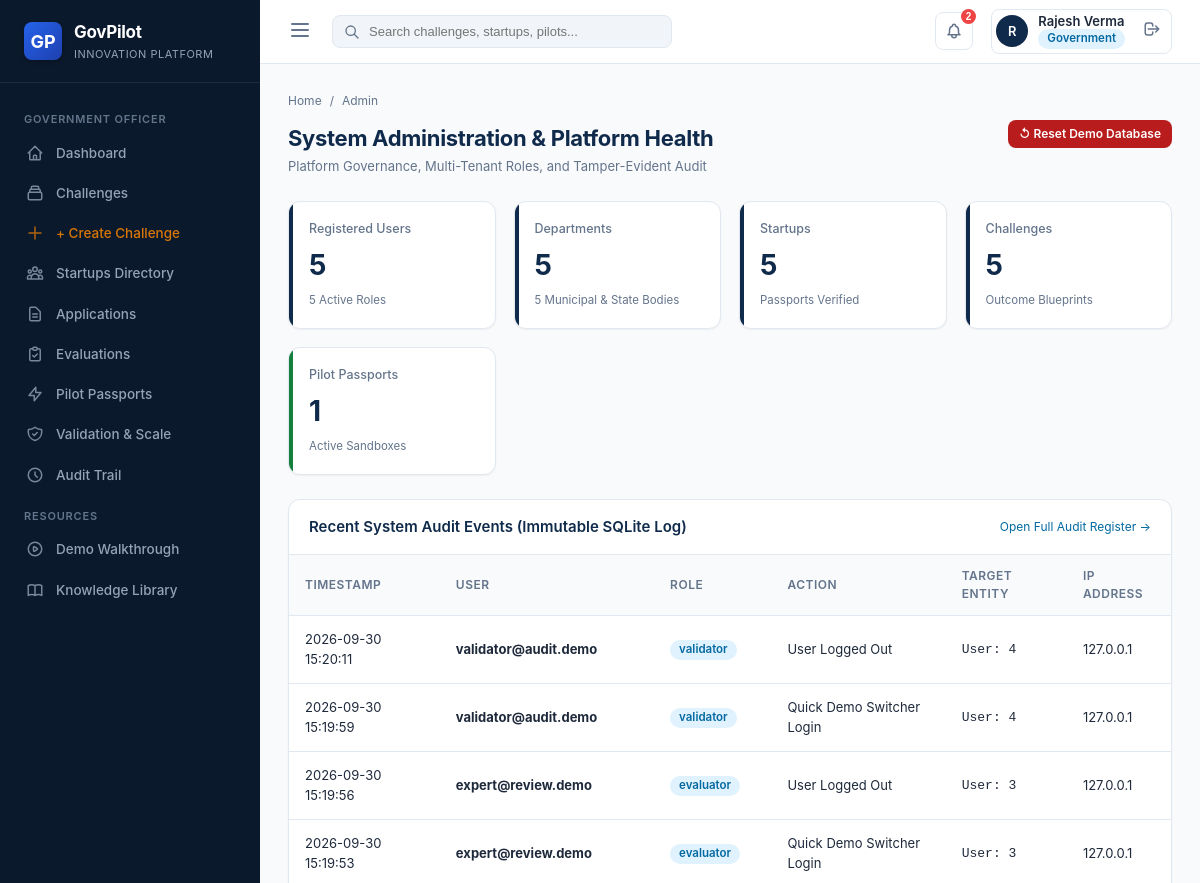
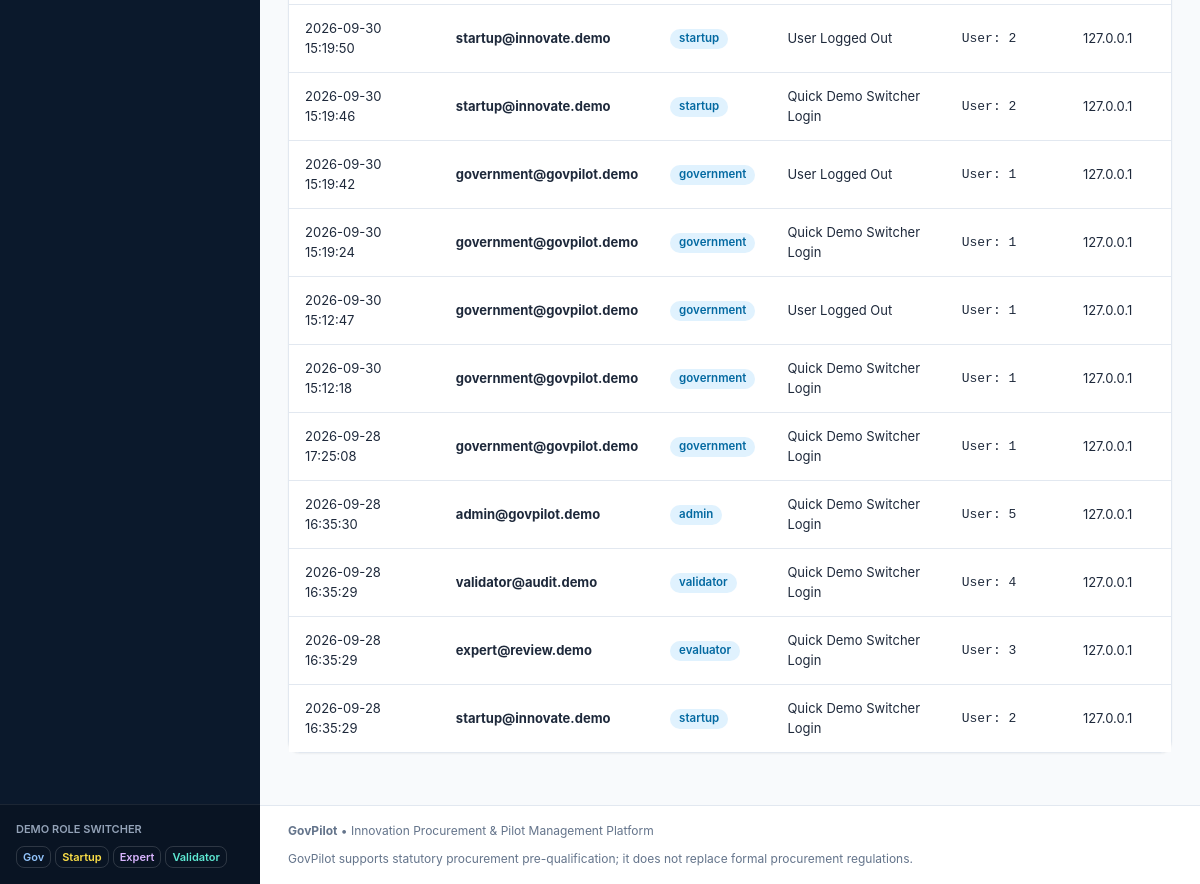
The page /dashboard/admin (signed in) on the database as committed earlier (2 pictures, top to bottom).
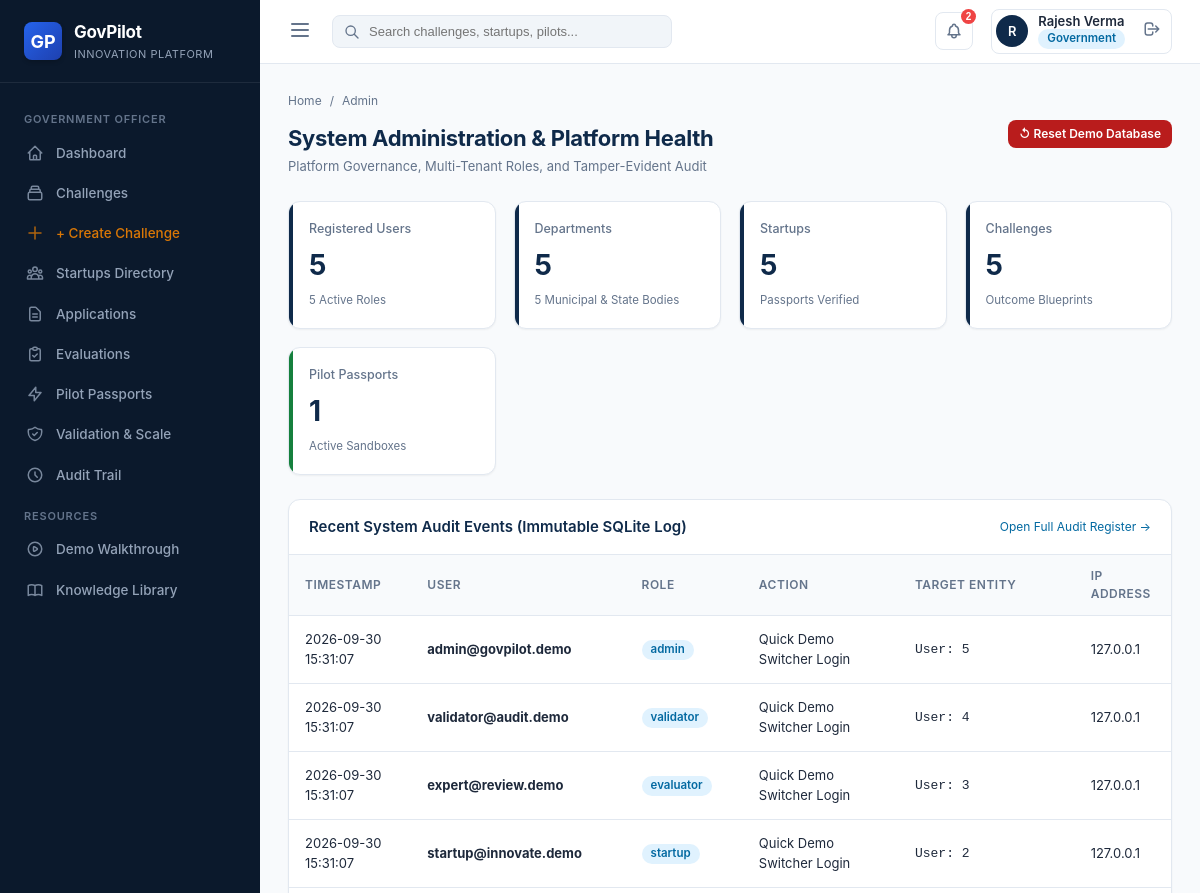
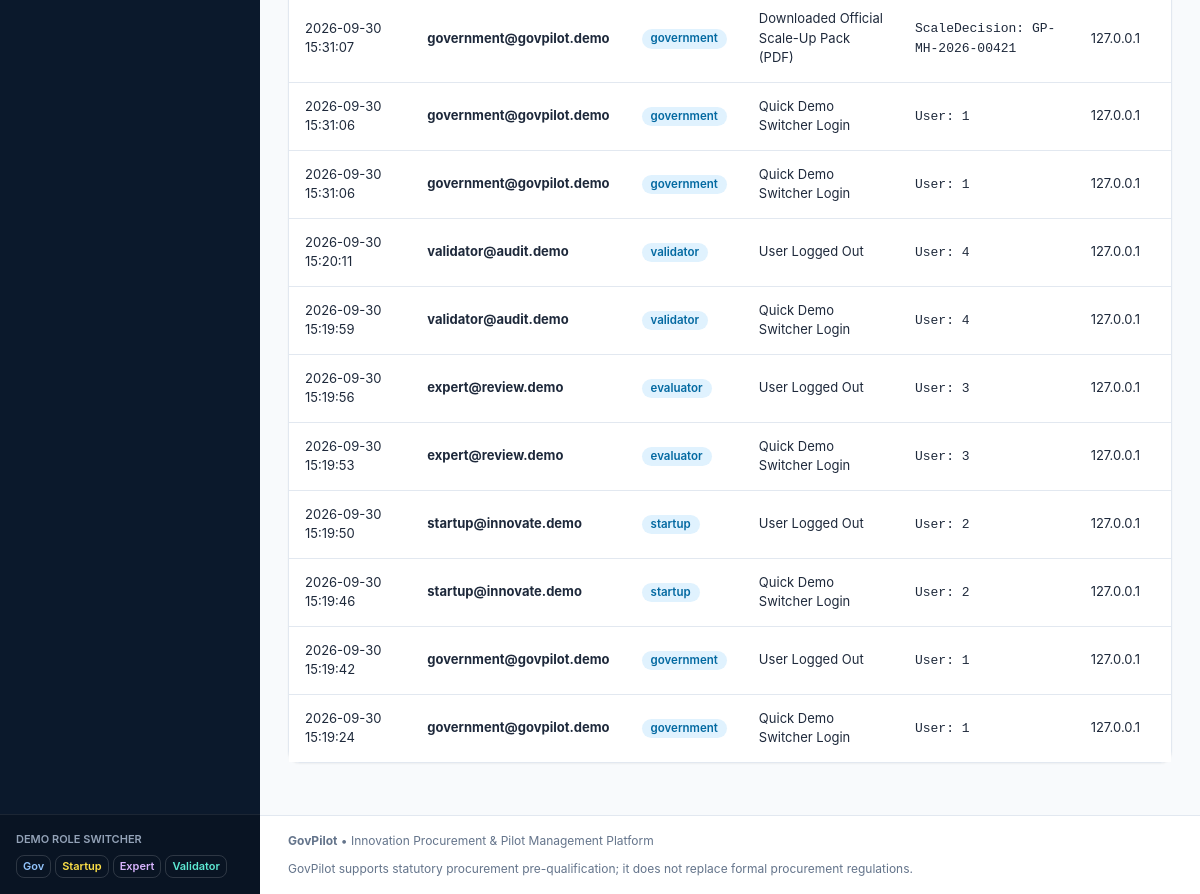
The same page on the database as committed later (2 pictures, top to bottom).
### models/audit.py (models this page shows, shortened)
class AuditEvent(db.Model):
    __tablename__ = 'audit_events'
    id = db.Column(db.Integer, primary_key=True)
    timestamp = db.Column(db.DateTime, default=datetime.utcnow, nullable=False, index=True)
    user_id = db.Column(db.Integer, db.ForeignKey('users.id'), nullable=True)
    user_email = db.Column(db.String(120))
    user_role = db.Column(db.String(50))
    action = db.Column(db.String(150), nullable=False) # e.g. "Published Challenge", "Submitted Proposal", "Recorded Evaluation"
    entity_type = db.Column(db.String(100), nullable=False) # "Challenge", "Application", "Evaluation", "Pilot", "Milestone", "ScaleDecision"
    entity_id = db.Column(db.String(100)) # e.g. "CH-TRANS-2026-001" or pilot ID
    ip_address = db.Column(db.String(50), default='127.0.0.1')
    details = db.Column(db.Text)
    user = db.relationship('User', foreign_keys=[user_id])

### routes/dashboard_routes.py (the view)
@dashboard_bp.route('/dashboard/admin')
@login_required
def admin_dashboard():
    total_users = User.query.count()
    total_departments = Department.query.count()
    total_startups = Startup.query.count()
    total_challenges = Challenge.query.count()
    total_pilots = Pilot.query.count()
    recent_logs = AuditEvent.query.order_by(AuditEvent.timestamp.desc()).limit(15).all()
    return render_template(
        'dashboards/admin_dashboard.html',
        total_users=total_users,
        total_departments=total_departments,
        total_startups=total_startups,
        total_challenges=total_challenges,
        total_pilots=total_pilots,
        recent_logs=recent_logs
    )

### models/user.py (called while the page is built)
@login_manager.user_loader
def load_user(user_id):
    return User.query.get(int(user_id))

    @property
    def is_government(self):
        return self.role == 'government'

    def get_role_badge_class(self):
        mapping = {
            'government': 'badge-gov',
            'startup': 'badge-startup',
            'evaluator': 'badge-evaluator',
            'validator': 'badge-validator',
            'admin': 'badge-admin'
        }
        return mapping.get(self.role, 'badge-secondary')

### templates/dashboards/admin_dashboard.html (shortened to what this page needs)
{% extends "base.html" %}
{% block content %}
<div class="page-header">
  <div>
    <div class="breadcrumb-trail">
      <a href="{{ url_for('dashboard.admin_dashboard') }}">Home</a>
      <span>/</span>
      <span>Admin</span>
    </div>
    <h1 class="page-title">System Administration & Platform Health</h1>
    <p class="page-subtitle">Platform Governance, Multi-Tenant Roles, and Tamper-Evident Audit</p>
  </div>
  <div style="display: flex; gap: 10px;">
    <a href="{{ url_for('main.reset_demo') }}" class="btn btn-danger btn-sm" onclick="return confirm('Are you sure you want to re-seed demo data to default initial state?');">
      ↺ Reset Demo Database
    </a>
  </div>
</div>
<div class="kpi-grid">
  <div class="kpi-card">
    <div class="kpi-label">Registered Users</div>
    <div class="kpi-value">{{ total_users }}</div>
    <div class="kpi-subtext">5 Active Roles</div>
  </div>
  <div class="kpi-card">
    <div class="kpi-label">Departments</div>
    <div class="kpi-value">{{ total_departments }}</div>
    <div class="kpi-subtext">5 Municipal & State Bodies</div>
  </div>
  <div class="kpi-card">
    <div class="kpi-label">Startups</div>
    <div class="kpi-value">{{ total_startups }}</div>
    <div class="kpi-subtext">Passports Verified</div>
  </div>
  <div class="kpi-card">
    <div class="kpi-label">Challenges</div>
    <div class="kpi-value">{{ total_challenges }}</div>
    <div class="kpi-subtext">Outcome Blueprints</div>
  </div>
  <div class="kpi-card accent-scale">
    <div class="kpi-label">Pilot Passports</div>
    <div class="kpi-value">{{ total_pilots }}</div>
    <div class="kpi-subtext">Active Sandboxes</div>
  </div>
</div>
<div class="gp-card">
  <div class="gp-card-header">
    <span class="gp-card-title">Recent System Audit Events (Immutable SQLite Log)</span>
    <a href="{{ url_for('admin.audit_logs') }}" style="font-size: 12px; color: var(--info);">Open Full Audit Register →</a>
  </div>
  <div class="gp-table-container" style="border:none; border-radius:0;">
    <table class="gp-table">
      <thead>
        <tr>
          <th>Timestamp</th>
          <th>User</th>
          <th>Role</th>
          <th>Action</th>
          <th>Target Entity</th>
          <th>IP Address</th>
        </tr>
      </thead>
      <tbody>
        {% for log in recent_logs %}
        <tr>
          <td>{{ log.timestamp.strftime('%Y-%m-%d %H:%M:%S') }}</td>
          <td><strong>{{ log.user_email }}</strong></td>
          <td><span class="badge badge-gov">{{ log.user_role }}</span></td>
          <td>{{ log.action }}</td>
          <td><code>{{ log.entity_type }}: {{ log.entity_id or '' }}</code></td>
          <td>{{ log.ip_address }}</td>
        </tr>
        {% endfor %}
      </tbody>
    </table>
  </div>
</div>
{% endblock %}

Rows that differ between the two databases and show on the page:
no longer on this page (row unchanged): AuditEvent: timestamp "2026-09-30 15:12:47", user_email "government@govpilot.demo", user_role "government", action "User Logged Out", entity_type "User", entity "1", ip_address "127.0.0.1"
no longer on this page (row unchanged): AuditEvent: timestamp "2026-09-30 15:12:18", user_email "government@govpilot.demo", user_role "government", action "Quick Demo Switcher Login", entity_type "User", entity "1", ip_address "127.0.0.1"
no longer on this page (row unchanged): AuditEvent: timestamp "2026-09-28 17:25:08", user_email "government@govpilot.demo", user_role "government", action "Quick Demo Switcher Login", entity_type "User", entity "1", ip_address "127.0.0.1"
no longer on this page (row unchanged): AuditEvent: timestamp "2026-09-28 16:35:30", user_email "admin@govpilot.demo", user_role "admin", action "Quick Demo Switcher Login", entity_type "User", entity "5", ip_address "127.0.0.1"
no longer on this page (row unchanged): AuditEvent: timestamp "2026-09-28 16:35:29", user_email "validator@audit.demo", user_role "validator", action "Quick Demo Switcher Login", entity_type "User", entity "4", ip_address "127.0.0.1"
no longer on this page (row unchanged): AuditEvent: timestamp "2026-09-28 16:35:29", user_email "expert@review.demo", user_role "evaluator", action "Quick Demo Switcher Login", entity_type "User", entity "3", ip_address "127.0.0.1"
no longer on this page (row unchanged): AuditEvent: timestamp "2026-09-28 16:35:29", user_email "startup@innovate.demo", user_role "startup", action "Quick Demo Switcher Login", entity_type "User", entity "2", ip_address "127.0.0.1"
added AuditEvent: timestamp "2026-09-30 15:31:07", user_email "admin@govpilot.demo", user_role "admin", action "Quick Demo Switcher Login", entity_type "User", entity "5", ip_address "127.0.0.1"
added AuditEvent: timestamp "2026-09-30 15:31:07", user_email "validator@audit.demo", user_role "validator", action "Quick Demo Switcher Login", entity_type "User", entity "4", ip_address "127.0.0.1"
added AuditEvent: timestamp "2026-09-30 15:31:07", user_email "expert@review.demo", user_role "evaluator", action "Quick Demo Switcher Login", entity_type "User", entity "3", ip_address "127.0.0.1"
added AuditEvent: timestamp "2026-09-30 15:31:07", user_email "startup@innovate.demo", user_role "startup", action "Quick Demo Switcher Login", entity_type "User", entity "2", ip_address "127.0.0.1"
added AuditEvent: timestamp "2026-09-30 15:31:07", user_email "government@govpilot.demo", user_role "government", action "Downloaded Official Scale-Up Pack (PDF)", entity_type "ScaleDecision", entity "GP-MH-2026-00421", ip_address "127.0.0.1"
added AuditEvent: timestamp "2026-09-30 15:31:06", user_email "government@govpilot.demo", user_role "government", action "Quick Demo Switcher Login", entity_type "User", entity "1", ip_address "127.0.0.1"
added AuditEvent: timestamp "2026-09-30 15:31:06", user_email "government@govpilot.demo", user_role "government", action "Quick Demo Switcher Login", entity_type "User", entity "1", ip_address "127.0.0.1"
